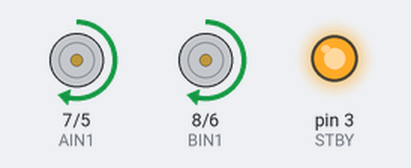
Recording of a sketch running on a simulated Arduino Uno, built with avr-gcc and run on an emulated ATmega328P. On the bench: direction and speed pins drawn as motors (green arrow = direction pin HIGH = forward, orange = LOW = backward, longer = more drive, stopped while the standby pin is LOW), output pins drawn as LEDs (lit = HIGH). At 4.7 s the program stops and its outputs stay as they are.

Above: at 0.1 s.
At 0.7 s:
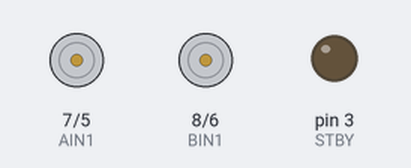
Timing chart, 0 to 2.2 s (numbered marks = the images above):
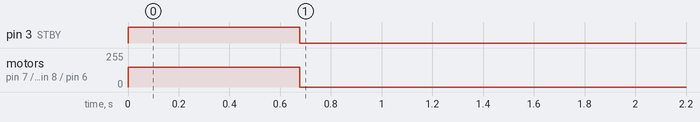

Measured:
- by itself, pin 3 (STBY): LOW → HIGH at 0.00 s, → LOW 0.68 s later
- by itself, motor on pin 7 (AIN1) / pin 5 (PWMA), motor on pin 8 (BIN1) / pin 6 (PWMB): stopped → forward 150/255 at 0.00 s, → stopped 0.68 s later

The sketch:

MoveRobot.ino
```cpp
// enable motor controller
int STBY = 3;

// Right Wheels
int PWMA = 5;
int AIN1 = 7;

// Left Wheels
int PWMB = 6;
int BIN1 = 8;

float t; // time in milliseconds
float v; ; // rate of linear movement = 2.45ft/sec
float w = 398; // angular velocity = 398 degrees/sec

int customMotor = 150;

void setup() {
  // initialize
  pinMode(STBY, OUTPUT);
  pinMode(PWMA, OUTPUT);
  pinMode(PWMB, OUTPUT);
  pinMode(AIN1, OUTPUT);
  pinMode(BIN1, OUTPUT);

  digitalWrite(PWMA, HIGH);
  digitalWrite(PWMB, HIGH);
}

void loop() {
  moveRobot();
  setMotorSpeed(customMotor,customMotor);
  forward(1);
  stationary();
  while(true) {

  }
}

void setMotorSpeed(int speedR, int speedL) {
  analogWrite(PWMA, speedR);
  analogWrite(PWMB, speedL);
}

void moveRobot() {
  digitalWrite(STBY, HIGH);
}

void stationary() {
  digitalWrite(STBY, LOW);
  delay(2000);
}

void forward(float d) {
  moveRobot();
  digitalWrite(AIN1, HIGH);
  digitalWrite(BIN1, HIGH);
  v = 0.0075*customMotor + 0.35;
  t = (d/v) * 1000;
  delay(t);
  stationary();
}

void backward(float d) {
  moveRobot();
  digitalWrite(AIN1, LOW);
  digitalWrite(BIN1, LOW);
  t = (d/v) * 1000; // rate = 2.45ft/sec
  delay(t);
  stationary();
}

void left(int deg) {
  moveRobot();
  digitalWrite(AIN1, HIGH);
  digitalWrite(BIN1, LOW);
  t = (deg/398.) * 1000;
  delay(t);
  stationary();
}

void right(int deg) {
  moveRobot();
  digitalWrite(AIN1, LOW);
  digitalWrite(BIN1, HIGH);
  t = (deg/398) * 1000;
  delay(t);
  stationary();
}
```
